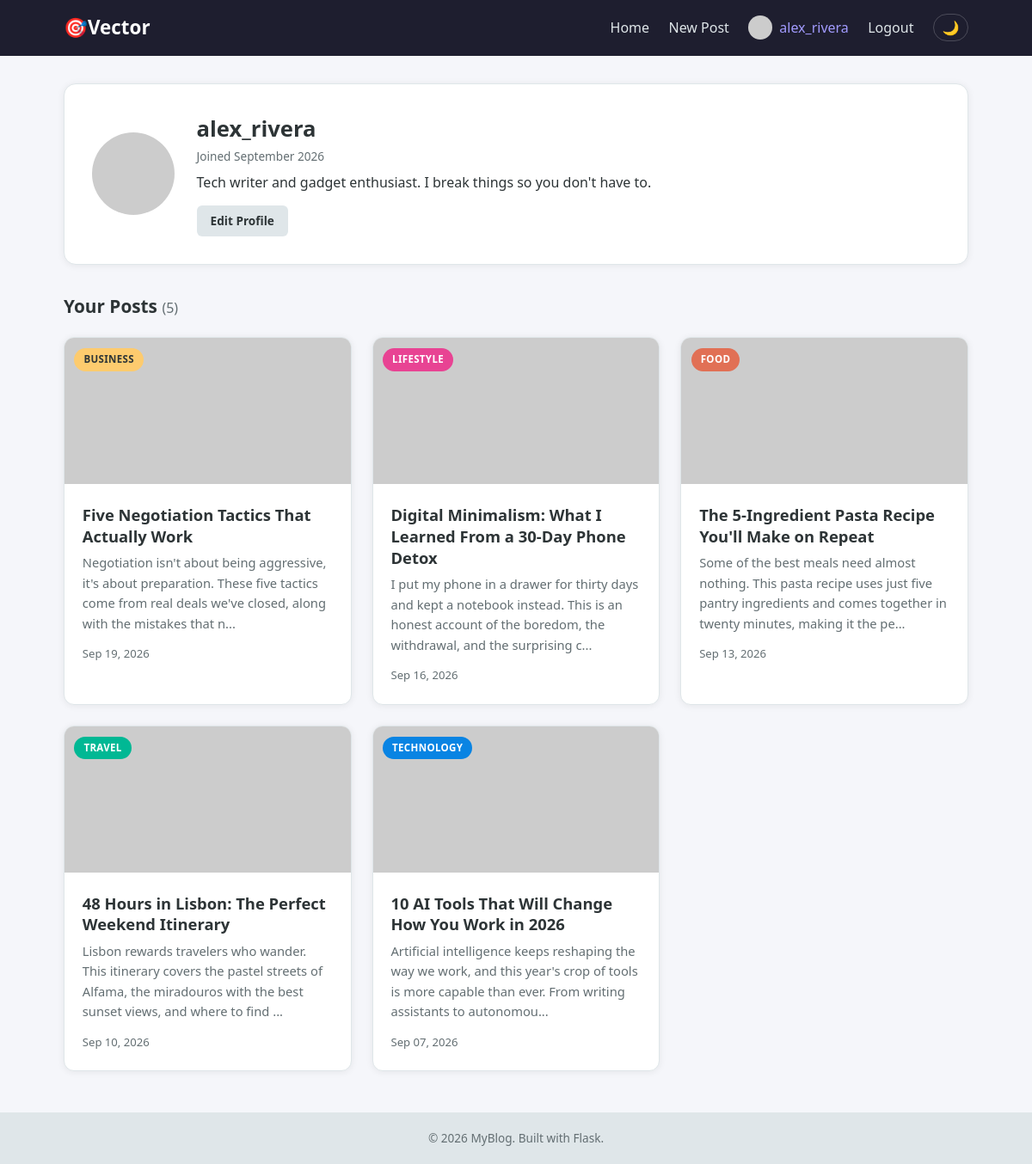
Screenshot of /profile/alex_rivera (signed in) with the database file from the repository.
### models.py (models this page shows, shortened)
class User(db.Model, UserMixin):
    __tablename__ = 'users'
    id = db.Column(db.Integer, primary_key=True)
    username = db.Column(db.String(80), unique=True, nullable=False)
    email = db.Column(db.String(120), unique=True, nullable=False)
    password_hash = db.Column(db.String(255), nullable=False)
    bio = db.Column(db.Text, default='')
    date_joined = db.Column(db.DateTime, default=datetime.utcnow)
    posts = db.relationship('Post', backref='author', lazy=True,
                             cascade='all, delete-orphan')
    @property
    def avatar_url(self):
        return f"https://ui-avatars.com/api/?name={self.username}&background=6c5ce7&color=fff&size=128&bold=true"

class Post(db.Model):
    __tablename__ = 'posts'
    id = db.Column(db.Integer, primary_key=True)
    title = db.Column(db.String(200), nullable=False)
    content = db.Column(db.Text, nullable=False)
    category = db.Column(db.String(50), default='Lifestyle', nullable=False)
    image_url = db.Column(db.String(400), nullable=True)
    date_posted = db.Column(db.DateTime, default=datetime.utcnow)
    user_id = db.Column(db.Integer, db.ForeignKey('users.id'), nullable=False)
    @property
    def display_image(self):
        return self.image_url or f"https://picsum.photos/seed/post{self.id}/700/450"
    @property
    def excerpt(self):
        return self.content[:150] + ('...' if len(self.content) > 150 else '')

### app.py (the view)
@app.route('/profile/<username>')
def profile(username):
    user = User.query.filter_by(username=username).first()
    if user is None:
        flash('User not found.', 'danger')
        return redirect(url_for('index'))
    user_posts = Post.query.filter_by(user_id=user.id) \
        .order_by(Post.date_posted.desc()).all()
    return render_template('profile.html', profile_user=user, posts=user_posts)

### app.py (called while the page is built)
@login_manager.user_loader
def load_user(user_id):
    return db.session.get(User, int(user_id))

@app.context_processor
def inject_categories():
    return dict(all_categories=CATEGORIES)

### templates/profile.html (shortened to what this page needs)
{% extends "base.html" %}
{% block content %}
    <section class="profile-header">
        <img src="{{ profile_user.avatar_url }}" alt="{{ profile_user.username }}" class="profile-avatar">
        <div class="profile-info">
            <h1>{{ profile_user.username }}</h1>
            <p class="profile-joined">Joined {{ profile_user.date_joined.strftime('%B %Y') }}</p>
            {% if profile_user.bio %}
                <p class="profile-bio">{{ profile_user.bio }}</p>
            {% elif current_user.is_authenticated and current_user.id == profile_user.id %}
                <p class="profile-bio profile-bio-empty">No bio yet.</p>
            {% endif %}
            {% if current_user.is_authenticated and current_user.id == profile_user.id %}
                <a href="{{ url_for('edit_profile') }}" class="btn btn-secondary btn-small">Edit Profile</a>
            {% endif %}
        </div>
    </section>
    <h2 class="section-title">
        {% if current_user.is_authenticated and current_user.id == profile_user.id %}
            Your Posts
        {% else %}
            Posts by {{ profile_user.username }}
        {% endif %}
        <span class="post-count">({{ posts|length }})</span>
    </h2>
    {% if posts %}
        <div class="post-grid">
            {% for post in posts %}
                <article class="post-card">
                    <a href="{{ url_for('post', post_id=post.id) }}" class="post-card-image"
                       style="background-image: url('{{ post.display_image }}');">
                        <span class="badge badge-{{ post.category|lower }}">{{ post.category }}</span>
                    </a>
                    <div class="post-card-body">
                        <h2><a href="{{ url_for('post', post_id=post.id) }}">{{ post.title }}</a></h2>
                        <p class="post-excerpt">{{ post.excerpt }}</p>
                        <div class="post-meta">
                            <span>{{ post.date_posted.strftime('%b %d, %Y') }}</span>
                        </div>
                    </div>
                </article>
            {% endfor %}
        </div>
    {% else %}
        <p class="empty-state">No posts yet.</p>
    {% endif %}
{% endblock %}

### templates/base.html (shortened to what this page needs)
<!DOCTYPE html>
<html lang="en">
<head>
    <link rel="stylesheet" href="{{ url_for('static', filename='style.css') }}">
</head>
<body>
    <nav class="navbar">
        <div class="nav-container">
            <a href="{{ url_for('index') }}" class="nav-logo">🎯Vector</a>
            <ul class="nav-links">
                <li><a href="{{ url_for('index') }}">Home</a></li>
                {% if current_user.is_authenticated %}
                    <li><a href="{{ url_for('create_post') }}">New Post</a></li>
                    <li>
                        <a href="{{ url_for('profile', username=current_user.username) }}" class="nav-profile">
                            <img src="{{ current_user.avatar_url }}" alt="{{ current_user.username }}" class="nav-avatar">
                            {{ current_user.username }}
                        </a>
                    </li>
                    <li><a href="{{ url_for('logout') }}">Logout</a></li>
                {% else %}
                    <li><a href="{{ url_for('login') }}">Login</a></li>
                    <li><a href="{{ url_for('register') }}" class="nav-cta">Register</a></li>
                {% endif %}
                <li>
                    <button id="theme-toggle" class="theme-toggle-btn" aria-label="Toggle Dark/Light Mode">
                        <span id="theme-toggle-icon">🌙</span>
                    </button>
                </li>
            </ul>
        </div>
    </nav>
    <main class="page">
        <div class="container">
            {% block content %}{% endblock %}
        </div>
    </main>
    <footer class="footer">
        <p>&copy; 2026 MyBlog. Built with Flask.</p>
    </footer>
</body>
</html>

### rows the page displays
User: username "alex_rivera", date_joined "September 2026", bio "Tech writer and gadget enthusiast. I break things so you don't have to."
Post: category "BUSINESS", title "Five Negotiation Tactics That Actually Work", excerpt "Negotiation isn't about being aggressive, it's about preparation. These five tactics come from real deals we've closed, along with the mistakes that n...", date_posted "Sep 19, 2026"
Post: category "LIFESTYLE", title "Digital Minimalism: What I Learned From a 30-Day Phone Detox", excerpt "I put my phone in a drawer for thirty days and kept a notebook instead. This is an honest account of the boredom, the withdrawal, and the surprising c...", date_posted "Sep 16, 2026"
Post: category "FOOD", title "The 5-Ingredient Pasta Recipe You'll Make on Repeat", excerpt "Some of the best meals need almost nothing. This pasta recipe uses just five pantry ingredients and comes together in twenty minutes, making it the pe...", date_posted "Sep 13, 2026"
Post: category "TRAVEL", title "48 Hours in Lisbon: The Perfect Weekend Itinerary", excerpt "Lisbon rewards travelers who wander. This itinerary covers the pastel streets of Alfama, the miradouros with the best sunset views, and where to find ...", date_posted "Sep 10, 2026"
Post: category "TECHNOLOGY", title "10 AI Tools That Will Change How You Work in 2026", excerpt "Artificial intelligence keeps reshaping the way we work, and this year's crop of tools is more capable than ever. From writing assistants to autonomou...", date_posted "Sep 07, 2026"

### other values shown
{{ posts|length }} "5"
